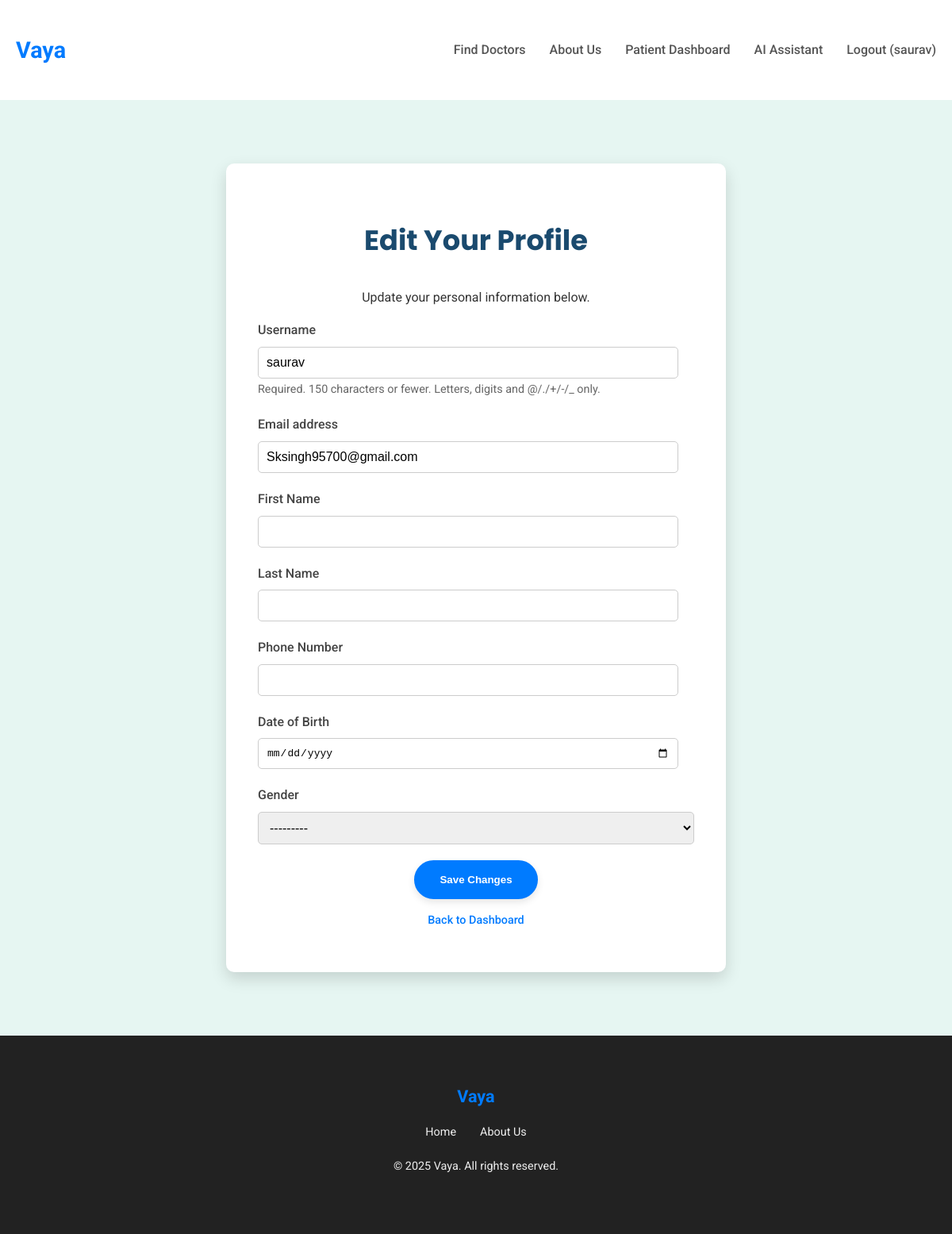
/accounts/profile/edit/ (signed in), run on the app's committed database.
### users/models.py (models this page shows, shortened)
class CustomUser(AbstractUser):
    phone_number = models.CharField(max_length=15, unique=True, blank=True, null=True)
    date_of_birth = models.DateField(blank=True, null=True)
    GENDER_CHOICES = [
        ('M', 'Male'),
        ('F', 'Female'),
        ('O', 'Other'),
        ('P', 'Prefer not to say'),
    ]
    gender = models.CharField(max_length=1, choices=GENDER_CHOICES, blank=True, null=True)
    groups = models.ManyToManyField(
        "auth.Group",
        verbose_name="groups",
        blank=True,
        help_text="The groups this user belongs to. A user will get all permissions granted to each of their groups.",
        related_name="customuser_set",
        related_query_name="customuser",
    )
    user_permissions = models.ManyToManyField(
        "auth.Permission",
        verbose_name="user permissions",
        blank=True,
        help_text="Specific permissions for this user.",
        related_name="customuser_set",
        related_query_name="customuser",
    )

### users/views.py (the view)
# urls.py: path('profile/edit/', views.patient_profile_edit, name='patient_profile_edit'), # <--- ADDED HERE
@login_required
def patient_profile_edit(request):
    try:
        if request.user.doctor_login_profile:
            messages.error(request, "Doctors manage their profiles via the Doctor Dashboard.")
            return redirect('doctor_dashboard')
    except Doctor.DoesNotExist:
        pass # This user is not a doctor, proceed as patient
    if request.method == 'POST':
        form = PatientProfileEditForm(request.POST, instance=request.user)
        if form.is_valid():
            form.save()
            messages.success(request, 'Your profile has been updated successfully!')
            return redirect('patient_dashboard') # Redirect back to patient dashboard
        else:
            messages.error(request, 'Please correct the errors below.')
    else:
        form = PatientProfileEditForm(instance=request.user) # Pre-populate form with current user data
    context = {
        'form': form,
    }
    return render(request, 'users/patient_profile_edit.html', context)

### users/forms.py (shortened to what this page needs)
class PatientProfileEditForm(forms.ModelForm):
    class Meta:
        model = CustomUser
        fields = [
            'username', 'email', 'first_name', 'last_name',
            'phone_number', 'date_of_birth', 'gender' # Add new fields here
        ]
        labels = {
            'first_name': 'First Name',
            'last_name': 'Last Name',
            'phone_number': 'Phone Number',
            'date_of_birth': 'Date of Birth',
            'gender': 'Gender',
        }
        widgets = {
            'username': forms.TextInput(attrs={'readonly': 'readonly'}), # Make username read-only
            'date_of_birth': forms.DateInput(attrs={'type': 'date'}), # HTML5 date input
        }

### templates/users/patient_profile_edit.html (shortened to what this page needs)
{% extends 'base.html' %}
{% block content %}
    <section class="profile-edit-section">
        <div class="container">
            <div class="profile-edit-card">
                <h2>Edit Your Profile</h2>
                <p>Update your personal information below.</p>
                <form method="post">
                    {% for field in form %}
                        <div class="form-group">
                            <label for="{{ field.id_for_label }}">{{ field.label }}</label>
                            {{ field }}
                            {% if field.help_text %}
                                <small class="help-text">{{ field.help_text }}</small>
                            {% endif %}
                        </div>
                    {% endfor %}
                    <button type="submit" class="btn-primary">Save Changes</button>
                </form>
                <div class="help-text">
                    <p><a href="{% url 'patient_dashboard' %}">Back to Dashboard</a></p>
                </div>
            </div>
        </div>
    </section>
{% endblock %}

### templates/base.html (shortened to what this page needs)
<!DOCTYPE html>
<html lang="en">
<head>
</head>
<body>
    <header>
        <div class="container navbar">
            <a href="{% url 'landing_page' %}" class="logo">Vaya</a>
            <nav>
                <ul class="nav-links">
                    {% if not user.is_authenticated or not user.doctor_login_profile.is_approved %}
                        <li><a href="{% url 'doctor_list' %}">Find Doctors</a></li>
                    {% endif %}
                    <li><a href="{% url 'about_us' %}">About Us</a></li>
                    {% if user.is_authenticated %}
                        {% if user.doctor_login_profile and user.doctor_login_profile.is_approved %}
                            <li><a href="{% url 'doctor_dashboard' %}">Doctor Dashboard</a></li>
                        {% elif user.doctor_login_profile and not user.doctor_login_profile.is_approved %}
                            <li><a href="{% url 'landing_page' %}">Profile Pending</a></li>
                        {% else %}
                            <li><a href="{% url 'patient_dashboard' %}">Patient Dashboard</a></li>
                            <li><a href="{% url 'symptom_checker' %}">AI Assistant</a></li>
                        {% endif %}
                        <li><a href="{% url 'logout' %}">Logout ({{ user.username }})</a></li>
                    {% else %}
                        <li><a href="{% url 'register_clinic' %}">For Doctors</a></li>
                        <li><a href="{% url 'login' %}">Login</a></li>
                    {% endif %}
                </ul>
            </nav>
        </div>
    </header>
    {% block content %}{% endblock %}
    <footer>
        <div class="container">
            <a href="{% url 'landing_page' %}" class="logo">Vaya</a>
            <ul class="footer-links">
                <li><a href="{% url 'landing_page' %}">Home</a></li>
                <li><a href="{% url 'about_us' %}">About Us</a></li>
            </ul>
            <p>&copy; 2025 Vaya. All rights reserved.</p>
        </div>
    </footer>
</body>
</html>

### templates/base.html (style rules this page uses)
body { margin: 0; font-family: 'Roboto', sans-serif; line-height: 1.6; color: #333; background-color: #f8fcfb; display: flex; flex-direction: column; min-height: 100vh; }
h1, h2, h3 { font-family: 'Poppins', sans-serif; color: #1a4a6e; }
.container { max-width: 1200px; margin: 0 auto; padding: 20px; }
header { background-color: #fff; padding: 20px 0; box-shadow: 0 2px 4px rgba(0,0,0,0.05); }
.navbar { display: flex; justify-content: space-between; align-items: center; }
.logo { font-size: 1.8em; font-weight: 700; color: #007bff; text-decoration: none; }
.nav-links { list-style: none; margin: 0; padding: 0; display: flex; }
.nav-links li { margin-left: 30px; }
.nav-links a { text-decoration: none; color: #555; font-weight: 500; transition: color 0.3s ease; }
.btn-primary { background-color: #007bff; color: #fff; border: 2px solid #007bff; display: inline-block; padding: 15px 30px; border-radius: 50px; text-decoration: none; font-weight: 600; transition: background-color 0.3s ease, color 0.3s ease, transform 0.2s ease; box-shadow: 0 4px 10px rgba(0,0,0,0.1); }
.form-group { margin-bottom: 20px; text-align: left; }
.form-group label { display: block; margin-bottom: 8px; font-weight: 500; color: #444; }
.form-group input[type="text"], .form-group input[type="email"], .form-group input[type="tel"], .form-group input[type="password"], .form-group input[type="date"], .form-group input[type="time"], .form-group textarea, .form-group select { width: calc(100% - 20px); padding: 10px; border: 1px solid #ccc; border-radius: 5px; font-size: 1em; box-sizing: border-box; }
.form-group select { width: 100%; }
footer { background-color: #222; color: #eee; padding: 40px 0; text-align: center; font-size: 0.9em; margin-top: auto; }
footer .logo { color: #007bff; font-size: 1.5em; margin-bottom: 15px; display: inline-block; }
.footer-links { list-style: none; padding: 0; margin: 0 0 20px 0; display: flex; justify-content: center; flex-wrap: wrap; gap: 15px 30px; }
.footer-links a { color: #eee; text-decoration: none; transition: color 0.3s ease; }

### templates/users/patient_profile_edit.html (style rules this page uses)
.profile-edit-section { flex-grow: 1; padding: 60px 0; background-color: #e6f6f2; display: flex; align-items: center; justify-content: center; }
.profile-edit-card { background-color: #fff; padding: 40px; border-radius: 10px; box-shadow: 0 8px 20px rgba(0,0,0,0.15); width: 100%; max-width: 550px; text-align: center; }
.profile-edit-card h2 { font-size: 2.2em; margin-bottom: 30px; }
.help-text { font-size: 0.9em; color: #666; margin-top: 15px; }
.help-text a { color: #007bff; text-decoration: none; font-weight: 500; }

### data on the page
CustomUser: username "saurav", form "saurav" "Sksingh95700@gmail.com" "---------"

### other printed values
{{ field.label }} "Username" "Email address" "First Name" "Last Name" "Phone Number" "Date of Birth" "Gender"
{{ field.help_text }} "Required. 150 characters or fewer. Letters, digits and @/./+/-/_ only."
